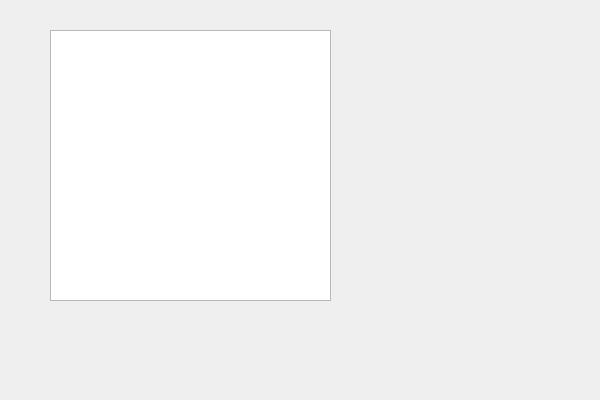
<?xml version="1.0" encoding="UTF-8"?>
<ui version="4.0">
 <class>OverviewClass</class>
 <widget class="QWidget" name="OverviewClass">
  <property name="geometry">
   <rect>
    <x>0</x>
    <y>0</y>
    <width>600</width>
    <height>400</height>
   </rect>
  </property>
  <property name="windowTitle">
   <string>Overview</string>
  </property>
  <widget class="QListWidget" name="overviewList">
   <property name="geometry">
    <rect>
     <x>50</x>
     <y>30</y>
     <width>281</width>
     <height>271</height>
    </rect>
   </property>
  </widget>
 </widget>
 <layoutdefault spacing="6" margin="11"/>
 <resources/>
 <connections/>
</ui>
